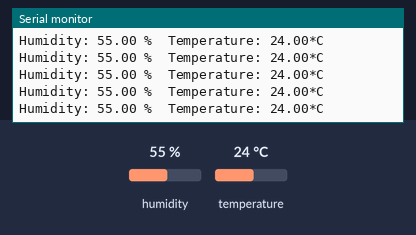
Recording of a sketch running on a simulated Arduino Uno, built with avr-gcc and run on an emulated ATmega328P. On the bench: the last lines printed to the serial monitor. The test bench sets the inputs (shaded band); at power-on: humidity 55 %, temperature 24 °C.

Above: at 2.8 s.
2.9 s: humidity set to 22 %
At 4.17 s:
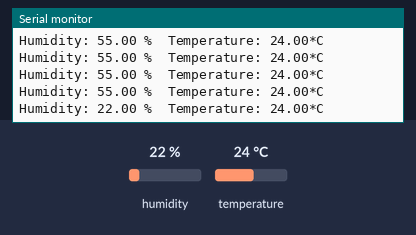
8.9 s: temperature set to 12 °C
At 8.99 s:
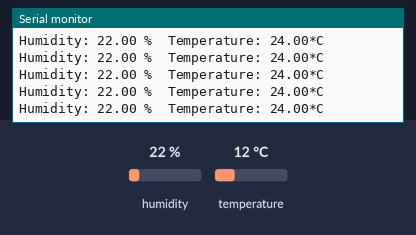
14.9 s: humidity set to 40 %
At 14.98 s:
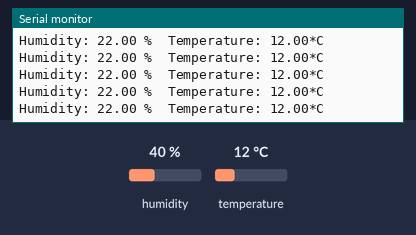
Timing chart, 0 to 17.9 s (numbered marks = the images above; inputs shaded):
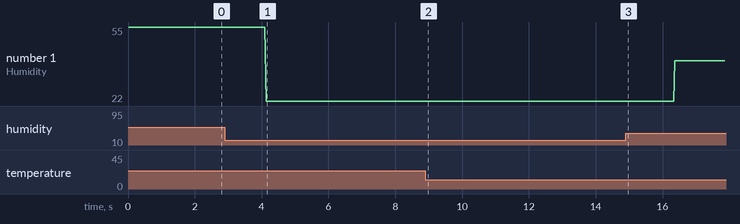

Measured:
- after the input at 2.9 s, the serial monitor: prints a new line after 1.2 s (image 1)
- plotted number 1: 55 → 22 after the input at 2.9 s, 22 → 40 after the input at 14.9 s

The sketch:

Practica7_DHT11.ino
```cpp
/*
 * Este código sirve para probar el sensor DHT11.
 */
#include <DHT.h>
#define DHTPIN 2
#define DHTTYPE DHT11

DHT dht(DHTPIN,DHTTYPE);

void setup() {
  Serial.begin(9600);
  Serial.println("DHTxx test!");
  dht.begin();
}

void loop() {
  // put your main code here, to run repeatedly:
  float h=dht.readHumidity();
  float t=dht.readTemperature();

  if(isnan(t)||isnan(h)){
    Serial.println("Failed to read from DHT");
  }
  else{
    Serial.print("Humidity: ");
    Serial.print(h);
    Serial.print(" %\t");
    Serial.print("Temperature: ");
    Serial.print(t);
    Serial.println( "*C");
  }
}
```
